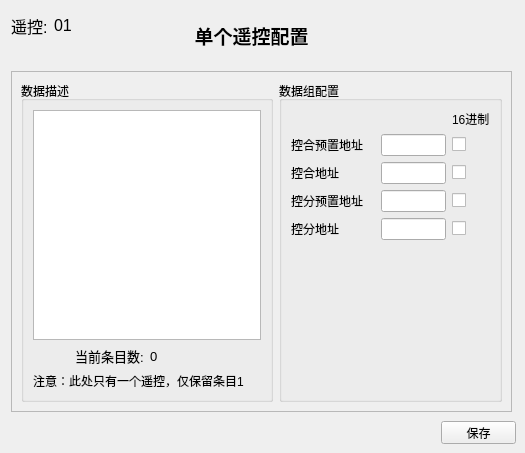
   <widget class="QWidget" name="YKwidget">
    <widget class="QFrame" name="frame_3">
     <property name="geometry">
      <rect>
       <x>11</x>
       <y>71</y>
       <width>501</width>
       <height>341</height>
      </rect>
     </property>
     <property name="frameShape">
      <enum>QFrame::StyledPanel</enum>
     </property>
     <property name="frameShadow">
      <enum>QFrame::Raised</enum>
     </property>
     <layout class="QHBoxLayout" name="horizontalLayout_10">
      <item>
       <widget class="QGroupBox" name="groupBox_5">
        <property name="title">
         <string>数据描述</string>
        </property>
        <layout class="QVBoxLayout" name="verticalLayout_3">
         <item>
          <widget class="QPlainTextEdit" name="TEyk">
           <property name="lineWrapMode">
            <enum>QPlainTextEdit::NoWrap</enum>
           </property>
          </widget>
         </item>
         <item>
          <layout class="QHBoxLayout" name="horizontalLayout_11">
           <item alignment="Qt::AlignRight">
            <widget class="QLabel" name="label_20">
             <property name="font">
              <font>
               <pointsize>10</pointsize>
              </font>
             </property>
             <property name="text">
              <string>当前条目数:</string>
             </property>
            </widget>
           </item>
           <item>
            <widget class="QLabel" name="Labelyknum">
             <property name="font">
              <font>
               <pointsize>10</pointsize>
              </font>
             </property>
             <property name="text">
              <string>0</string>
             </property>
            </widget>
           </item>
          </layout>
         </item>
         <item>
          <widget class="QLabel" name="label_43">
           <property name="text">
            <string>注意：此处只有一个遥控，仅保留条目1</string>
           </property>
          </widget>
         </item>
        </layout>
       </widget>
      </item>
      <item>
       <widget class="QGroupBox" name="groupBox_6">
        <property name="maximumSize">
         <size>
          <width>250</width>
          <height>16777215</height>
         </size>
        </property>
        <property name="title">
         <string>数据组配置</string>
        </property>
        <layout class="QGridLayout" name="gridLayout_3">
         <item row="2" column="4">
          <widget class="QCheckBox" name="CByk1">
           <property name="text">
            <string/>
           </property>
          </widget>
         </item>
         <item row="4" column="0">
          <widget class="QLabel" name="label_22">
           <property name="text">
            <string>控分预置地址</string>
           </property>
          </widget>
         </item>
         <item row="4" column="3">
          <widget class="QLineEdit" name="LEyk3">
           <property name="alignment">
            <set>Qt::AlignRight|Qt::AlignTrailing|Qt::AlignVCenter</set>
           </property>
          </widget>
         </item>
         <item row="3" column="4">
          <widget class="QCheckBox" name="CByk2">
           <property name="text">
            <string/>
           </property>
          </widget>
         </item>
         <item row="2" column="3">
          <widget class="QLineEdit" name="LEyk1">
           <property name="alignment">
            <set>Qt::AlignRight|Qt::AlignTrailing|Qt::AlignVCenter</set>
           </property>
          </widget>
         </item>
         <item row="3" column="0" colspan="2">
          <widget class="QLabel" name="label_25">
           <property name="text">
            <string>控合地址</string>
           </property>
          </widget>
         </item>
         <item row="3" column="3">
          <widget class="QLineEdit" name="LEyk2">
           <property name="alignment">
            <set>Qt::AlignRight|Qt::AlignTrailing|Qt::AlignVCenter</set>
           </property>
          </widget>
         </item>
         <item row="8" column="0">
          <spacer name="verticalSpacer_3">
           <property name="orientation">
            <enum>Qt::Vertical</enum>
           </property>
           <property name="sizeHint" stdset="0">
            <size>
             <width>20</width>
             <height>40</height>
            </size>
           </property>
          </spacer>
         </item>
         <item row="2" column="0" colspan="3">
          <widget class="QLabel" name="label_21">
           <property name="text">
            <string>控合预置地址</string>
           </property>
          </widget>
         </item>
         <item row="1" column="4">
          <widget class="QLabel" name="label_23">
           <property name="maximumSize">
            <size>
             <width>40</width>
             <height>40</height>
            </size>
           </property>
           <property name="text">
            <string>16进制</string>
           </property>
          </widget>
         </item>
         <item row="4" column="4">
          <widget class="QCheckBox" name="CByk3">
           <property name="text">
            <string/>
           </property>
          </widget>
         </item>
         <item row="5" column="4">
          <widget class="QCheckBox" name="CByk4">
           <property name="text">
            <string/>
           </property>
          </widget>
         </item>
         <item row="5" column="3">
          <widget class="QLineEdit" name="LEyk4">
           <property name="alignment">
            <set>Qt::AlignRight|Qt::AlignTrailing|Qt::AlignVCenter</set>
           </property>
          </widget>
         </item>
         <item row="5" column="0">
          <widget class="QLabel" name="label_42">
           <property name="text">
            <string>控分地址</string>
           </property>
          </widget>
         </item>
        </layout>
       </widget>
      </item>
     </layout>
    </widget>
    <widget class="QPushButton" name="PByksave">
     <property name="geometry">
      <rect>
       <x>441</x>
       <y>421</y>
       <width>75</width>
       <height>23</height>
      </rect>
     </property>
     <property name="text">
      <string>保存</string>
     </property>
    </widget>
    <widget class="QLabel" name="label_26">
     <property name="geometry">
      <rect>
       <x>186</x>
       <y>10</y>
       <width>131</width>
       <height>51</height>
      </rect>
     </property>
     <property name="font">
      <font>
       <family>新宋体</family>
       <pointsize>14</pointsize>
       <weight>75</weight>
       <bold>true</bold>
      </font>
     </property>
     <property name="text">
      <string>单个遥控配置</string>
     </property>
     <property name="alignment">
      <set>Qt::AlignCenter</set>
     </property>
    </widget>
    <widget class="QWidget" name="layoutWidget_3">
     <property name="geometry">
      <rect>
       <x>10</x>
       <y>10</y>
       <width>81</width>
       <height>31</height>
      </rect>
     </property>
     <layout class="QHBoxLayout" name="horizontalLayout_12">
      <item alignment="Qt::AlignRight">
       <widget class="QLabel" name="label_27">
        <property name="maximumSize">
         <size>
          <width>16777215</width>
          <height>16777215</height>
         </size>
        </property>
        <property name="font">
         <font>
          <pointsize>12</pointsize>
         </font>
        </property>
        <property name="text">
         <string>遥控:</string>
        </property>
       </widget>
      </item>
      <item>
       <widget class="QLabel" name="Labelyk">
        <property name="maximumSize">
         <size>
          <width>16777215</width>
          <height>16777215</height>
         </size>
        </property>
        <property name="font">
         <font>
          <pointsize>12</pointsize>
         </font>
        </property>
        <property name="text">
         <string>01</string>
        </property>
       </widget>
      </item>
     </layout>
    </widget>
   </widget>
